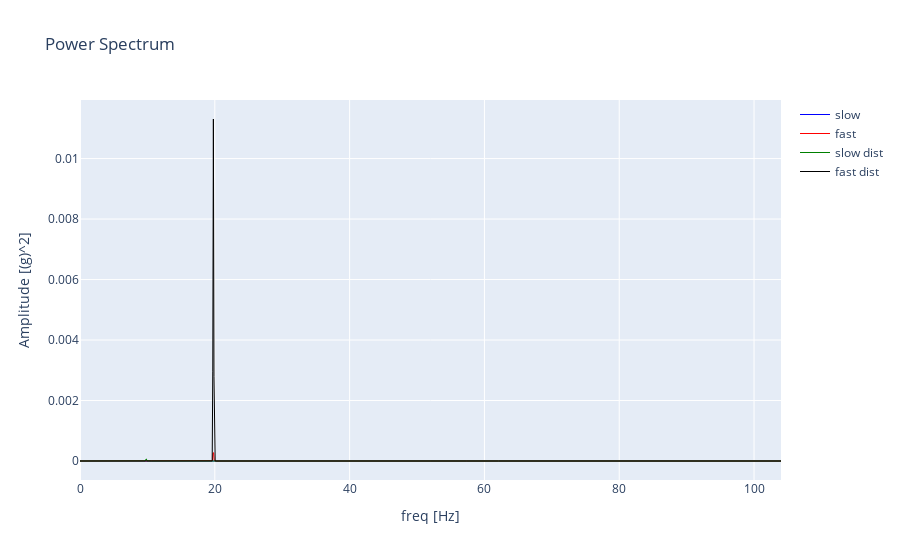

Here is the notebook cell this chart was saved with:
### Markdown cell above
### Accelerometric data spectrum

Load data coming from a 3-axes accelerometer attached to a motor. The aim of this study it to classify the time series acceleration data in four classes:
- Slow
- Fast
- Slow with disturbance
- Fast with disturbance 

Data have been collected using the highest available sampling frequency of 6667 Hz.
It is possible to study the classification problem considering also lower sampling frequency adjusting the Resampling_frequency parameter with one of the following frequency values corresponding to the available STWIN output data rate:
- 12.5
- 26
- 52
- 104
- 208
- 416
- 833
- 1666
- 3332
- 6667


Moreover as the spectrum has been calculated considering the welch method a number of spectrum averages must be choosen.

### Code cell
# The user must choose these parameters
Resampling_frequency = 208
number_of_averages=16
Accelerometer_axis = 'x'

# Load acceleration data
df_ACC_S, df_ACC_F, df_ACC_SD, df_ACC_FD = load_data(resampling_active=True, Resampling_frequency=Resampling_frequency)

# Spectrum calculation
freq_S, P_spectr_S = signal_welch(df_ACC_S, sensor_Type='A_'+Accelerometer_axis+' [g]', n_avg = number_of_averages)
freq_F, P_spectr_F = signal_welch(df_ACC_F, sensor_Type='A_'+Accelerometer_axis+' [g]', n_avg = number_of_averages)
freq_SD, P_spectr_SD = signal_welch(df_ACC_SD, sensor_Type='A_'+Accelerometer_axis+' [g]', n_avg = number_of_averages)
freq_FD, P_spectr_FD = signal_welch(df_ACC_FD, sensor_Type='A_'+Accelerometer_axis+' [g]', n_avg = number_of_averages)

fig = px.line( title='Power Spectrum')
fig.add_scatter(x=freq_S, y=P_spectr_S, name = "slow", marker =dict(size = 0.2, color = 'blue'),line = dict(width=1))
fig.add_scatter(x=freq_F, y=P_spectr_F, name = "fast", marker =dict(size = 0.2, color = 'red'),line = dict(width=1))
fig.add_scatter(x=freq_SD, y=P_spectr_SD, name = "slow dist", marker =dict(size = 0.2,color = 'green'), line = dict(width=1))
fig.add_scatter(x=freq_FD, y=P_spectr_FD, name = "fast dist", marker =dict(size = 0.2,color = 'black'),line = dict(width=1))

fig.update_layout( 
    xaxis_title="freq [Hz]",
    yaxis_title="Amplitude [(g)^2]",)

fig.show()

### Figure 1 — Plotly figure (JSON) as saved in the notebook; plotly's stock layout.template omitted (floating-point values rounded to 4 significant figures; data arrays with more than 128 entries replaced by an {"elided": "..."} marker saying what was removed)
{"data": [{"line": {"width": 1}, "marker": {"color": "blue", "size": 0.2}, "name": "slow", "type": "scatter", "x": {"elided": "1175 float values"}, "y": {"elided": "1175 float values"}}, {"line": {"width": 1}, "marker": {"color": "red", "size": 0.2}, "name": "fast", "type": "scatter", "x": {"elided": "1176 float values"}, "y": {"elided": "1176 float values"}}, {"line": {"width": 1}, "marker": {"color": "green", "size": 0.2}, "name": "slow dist", "type": "scatter", "x": {"elided": "1173 float values"}, "y": {"elided": "1173 float values"}}, {"line": {"width": 1}, "marker": {"color": "black", "size": 0.2}, "name": "fast dist", "type": "scatter", "x": {"elided": "1173 float values"}, "y": {"elided": "1173 float values"}}], "layout": {"legend": {"tracegroupgap": 0}, "title": {"text": "Power Spectrum"}, "xaxis": {"anchor": "y", "domain": [0, 1], "title": {"text": "freq [Hz]"}}, "yaxis": {"anchor": "x", "domain": [0, 1], "title": {"text": "Amplitude [(g)^2]"}}}}
